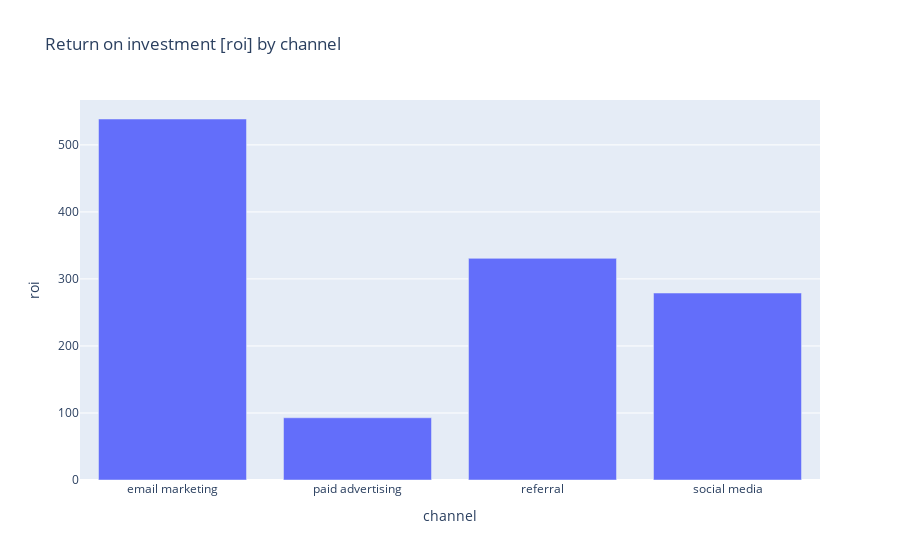

The code cell stored with this chart in its notebook:
### Code cell
data['roi'] = data['revenue']/data['cost']
roi_by_channel = data.groupby('channel')['roi'].mean().reset_index()

fig = px.bar(roi_by_channel,x = "channel", y = "roi", 
             title = "Return on investment [roi] by channel")
fig.show()

### Figure 1 — Plotly figure (JSON) as saved in the notebook; plotly's stock layout.template omitted (floating-point values rounded to 4 significant figures)
{"data": [{"alignmentgroup": "True", "hovertemplate": "channel=%{x}<br>roi=%{y}<extra></extra>", "legendgroup": "", "marker": {"color": "#636efa", "pattern": {"shape": ""}}, "name": "", "offsetgroup": "", "orientation": "v", "showlegend": false, "textposition": "auto", "type": "bar", "x": ["email marketing", "paid advertising", "referral", "social media"], "xaxis": "x", "y": [538.6, 92.83, 330.7, 279.0], "yaxis": "y"}], "layout": {"barmode": "relative", "legend": {"tracegroupgap": 0}, "title": {"text": "Return on investment [roi] by channel"}, "xaxis": {"anchor": "y", "domain": [0, 1], "title": {"text": "channel"}}, "yaxis": {"anchor": "x", "domain": [0, 1], "title": {"text": "roi"}}}}
